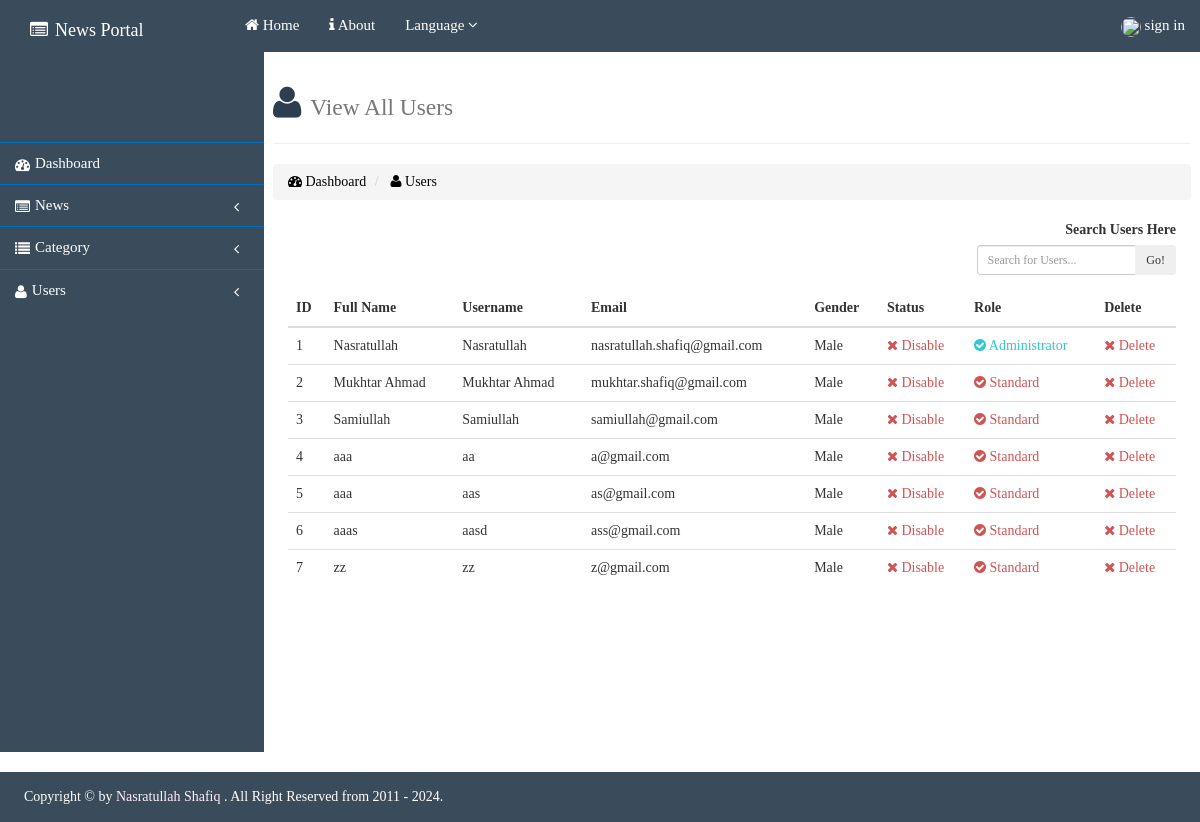
The app's page /Administrator/Manage-Users.php with its own data.
### tables this page shows
CREATE TABLE `users` (
  `User_ID` int(11) NOT NULL,
  `Full_Name` varchar(30) NOT NULL,
  `Username` varchar(30) NOT NULL,
  `Password` varchar(50) NOT NULL,
  `Email` varchar(100) NOT NULL,
  `Language` varchar(10) NOT NULL,
  `Gender` varchar(10) NOT NULL,
  `Phone_No` int(11) NOT NULL,
  `Image` varchar(255) NOT NULL,
  `Role_ID` int(11) NOT NULL,
  `Status` int(11) NOT NULL
);

### Administrator/_Partial Components/Database.php (called while the page is built, shortened)
<?php
Class Database{
 public $host   = "localhost";
 public $user   = "root";
 public $pass   = "";
 public $db     = "newsportal";
 public $link;
private function connectDB(){
 $this->link = new mysqli($this->host, $this->user, $this->pass, $this->db);
 }
public function select($query){
  $result = $this->link->query($query) or
   die($this->link->error.__LINE__);
  if($result->num_rows > 0){
    return $result;
  } else {
    return false;
  }
 }
}

### Administrator/_Partial Components/Exam.php (called while the page is built, shortened)
<?php
class Exam{
	private $db;
	public function __construct(){
		$this->db = new Database();
	}
	public function getAdminUsers(){
		$query = "select * from Users";
		mysqli_set_charset($this->db->link, 'UTF8');
		$getData = $this->db->select($query);
		return $getData;
	}
}
?>

### Administrator/Manage-Users.php (the view, shortened to what this page needs)
<?php
include('./_Partial Components/Header.php');
?>
    <div class="containe">
    	<div class="row" id="row">
            <div class="left-side-bar">
                <?php include('./_Partial Components/Navigation.php');?>
            </div>
            <div class="right-side-bar">
            <div class="row">
            <div calss = "col-md-9">
                <h1 style = "color: #2C3E50"> <i class = "fa fa-user"> </i> <small> View All Users </small></h1><hr>
                <ol class="breadcrumb">
                    <li style="color: #5C9BD1"><a href="index.php"> <i class = "fa fa-tachometer"></i> Dashboard </a></li>
                    <li class = ""> <a href="#"> <i class = "fa fa-user"></i> Users </a></li>
                </ol>
            </div>
            <div class = "col-sm-9">
            </div>
            <div class = "col-sm-3 text-right">
                <form class=" " action="index.php" method="POST">
                        <div class="form-group">
                            <label> Search Users Here</label>
                            <div class="input-group input-group-sm">
                                <input type="text" class="form-control" id ="searchUser" placeholder="Search for Users...">
                                <span class="input-group-btn">
                                    <button class="btn green" type="button">Go!</button>
                                </span>
                            </div>
                        </div>
                    </form>
            </div>
            <div class="col-md-12" id = "resultUsers">
                <form method = "POST" action = "">
                    <?php
                    $AdminUser = $exm->getAdminUsers();
                    if(!$AdminUser){
                        echo "<h2> No Users Table exists </h2>";
                    }
                    else{
                    if($AdminUser->num_rows>0){
                    ?>
                <table class="table table-stripped table-hover">
                    <thead>
                        <tr>
                            <th> ID </th>
                            <th> Full Name </th>
                            <th> Username </th>
                            <th> Email </th>
                            <th> Gender </th>
                            <th> Status </th>
                            <th> Role </th>
                            <th> Delete </th>
                        </tr>
                    </thead>
                <?php while($row = $AdminUser->fetch_array()){ ?>
                    <tr>
                        <td>
                            <?php
                                if($row['Status']==0){
                                    echo '<div style = "color: #D05454;"  data-toggle="tooltip" data-placement="top" title="This User has Locked">'.' <i class = "fa fa-lock"></i> '.$row['User_ID'].'</div>';
                                }
                                else{
                                    echo $row['User_ID'];
                                }
                            ?>
                        </td>
                        <td >
                            <?php
                                if($row['Status']==0){
                                    echo '<div style = "color: #D05454;"  data-toggle="tooltip" data-placement="top" title="This User has Locked">'.$row['Full_Name'].'</div>';
                                }
                                else{
                                    echo $row['Full_Name'];
                                }
                            ?>
                        </td>
                        <td >
                            <?php
                                if($row['Status']==0){
                                    echo '<div style = "color: #D05454;"  data-toggle="tooltip" data-placement="top" title="This User has Locked">'.$row['Username'].'</div>';
                                }
                                else{
                                    echo $row['Username'];
                                }
                            ?>
                        </td>
                        <td >
                            <?php
                                if($row['Status']==0){
                                    echo '<div style = "color: #D05454;"  data-toggle="tooltip" data-placement="top" title="This User has Locked">'.$row['Email'].'</div>';
                                }
                                else{
                                    echo $row['Email'];
                                }
                            ?>
                        </td>
                        <td >
                            <?php
                                if($row['Status']==0){
                                    echo '<div style = "color: #D05454;"  data-toggle="tooltip" data-placement="top" title="This User has Locked">'.$row['Gender'].'</div>';
                                }
                                else{
                                    echo $row['Gender'];
                                }
                            ?>
                        </td>
                        <?php if($row['Status']=='0'){ ?>
                        <td> <a onclick="return confirm('Are you sure you want to Enable the User')" href="?enbl=<?php echo $row['User_ID'];?>" style="color: #32C5D2;" data-toggle="tooltip" data-placement="top" title="User is Disabled are you wanna enable?"> <i class = "fa fa-check"></i> Enable </a> </td>
                        <?php } else{?>
                        <td> <a onclick="return confirm('Are you sure you want to disable he User')" href="?dsbl=<?php echo $row['User_ID'];?>" style="color: #D05454;" data-toggle="tooltip" data-placement="top" title="User is enable are you wanna disabl?"> <i class = "fa fa-times"></i> Disable </a> </td>
                        <?php }?>
                        <?php if($row['Role_ID']=='1'){ ?>
                        <td> <a onclick="return confirm('Are you sure you want change this User To Admin')" href="?std=<?php echo $row['User_ID'];?>" style="color: #32C5D2;" data-toggle="tooltip" data-placement="top" title="This is Administrator User. change to Standard?"> <i class = "fa fa-check-circle"></i> Administrator </a> </td>
                        <?php } else{?>
                        <td> <a onclick="return confirm('Are you sure you want change this User To Standard')" href="?admn=<?php echo $row['User_ID'];?>" style="color: #D05454;" data-toggle="tooltip" data-placement="top" title="This is Standard User. change to Administrator?"> <i class = "fa fa-check-circle"></i> Standard </a> </td>
                        <?php }?>
                        <td> <a onclick="return confirm('Are you sure you want to Delete User')" href="Manage-Users.php?del=<?php echo $row['User_ID'];?>" style="color: #D05454;" data-toggle="tooltip" data-placement="top" title="Delete User"> <i class = "fa fa-times"></i> Delete </a> </td>
                    </tr>
                <?php }}
                else{
                    echo "<h2>  هیڅ کوم یوزر موجود ندی ! </h2> ";
                    echo "<br>";
                    }
                    }
                    ?>
                    </table>
              </form>
            </div>
</div>
    		</div>
    	</div>
    </div>
<?php
include('./_Partial Components/Footer.php');
?>

### Administrator/CSS/Quiz_Admin_Panel.css (style rules this page uses)
body { font-family: calibri; }
.left-side-bar { width: 17%; float: left; margin-left: 0px; }
.right-side-bar { width: 80%; float: right; margin: 1%; padding-right: 1%; }
.right-side-bar a { color: black; }
#row { padding: 0px; margin: 0px; }
a { text-decoration: none; }
@media only screen and (min-width:769px)and (max-width: 1200px) { body { margin: 0px; } }
@media only screen and (min-width:769px)and (max-width: 1200px) { .left-side-bar { width: 22%; } }
@media only screen and (min-width:769px)and (max-width: 1200px) { .right-side-bar { width:75%; } }

### records on screen
users: User_ID "1", Full_Name "Nasratullah", Username "Nasratullah", Email "nasratullah.shafiq@gmail.com", Gender "Male"
users: User_ID "2", Full_Name "Mukhtar Ahmad", Username "Mukhtar Ahmad", Email "mukhtar.shafiq@gmail.com", Gender "Male"
users: User_ID "3", Full_Name "Samiullah", Username "Samiullah", Email "samiullah@gmail.com", Gender "Male"
users: User_ID "4", Full_Name "aaa", Username "aa", Email "a@gmail.com", Gender "Male"
users: User_ID "5", Full_Name "aaa", Username "aas", Email "as@gmail.com", Gender "Male"
users: User_ID "6", Full_Name "aaas", Username "aasd", Email "ass@gmail.com", Gender "Male"
users: User_ID "7", Full_Name "zz", Username "zz", Email "z@gmail.com", Gender "Male"
